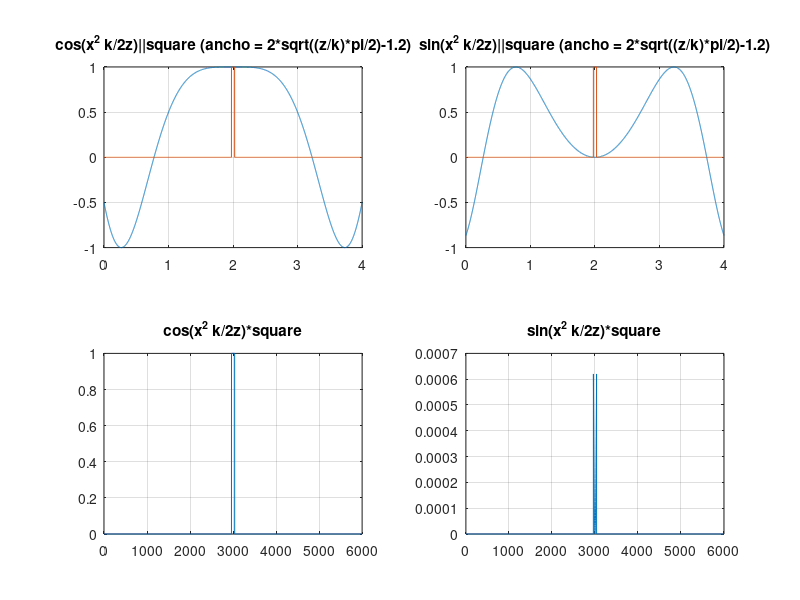
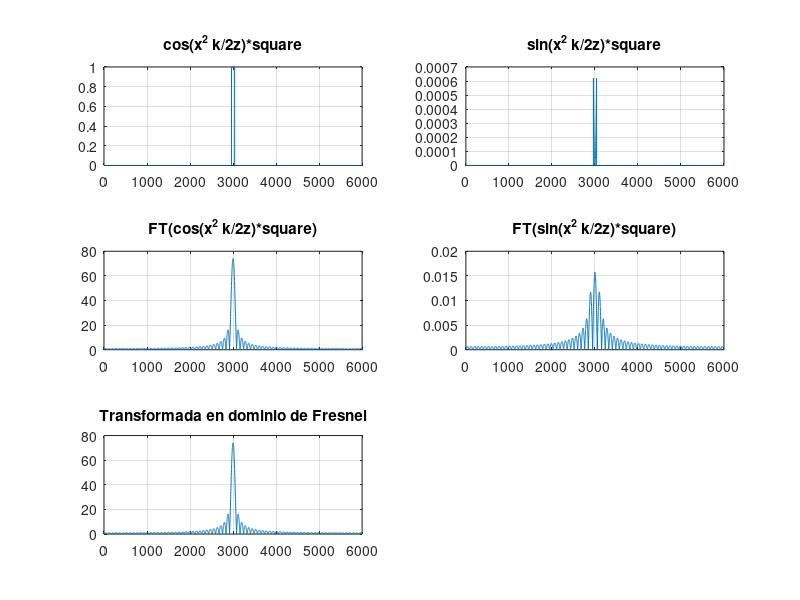
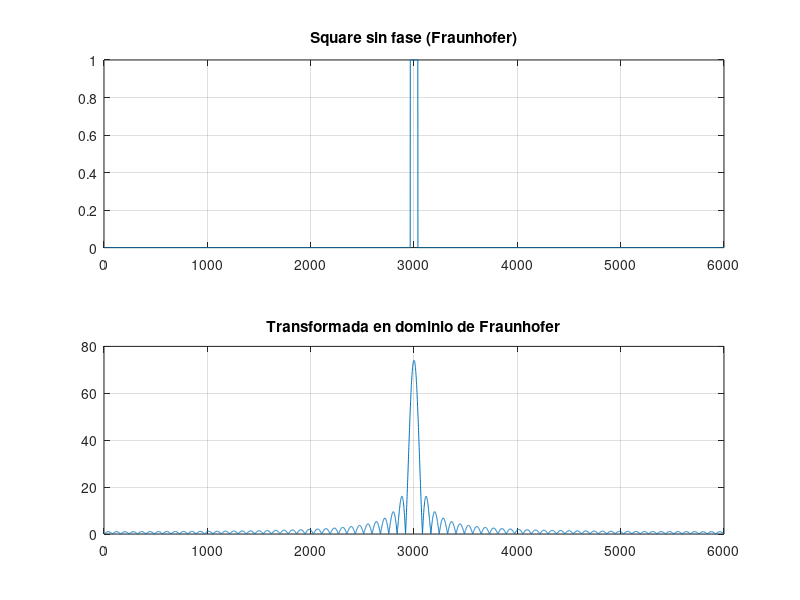
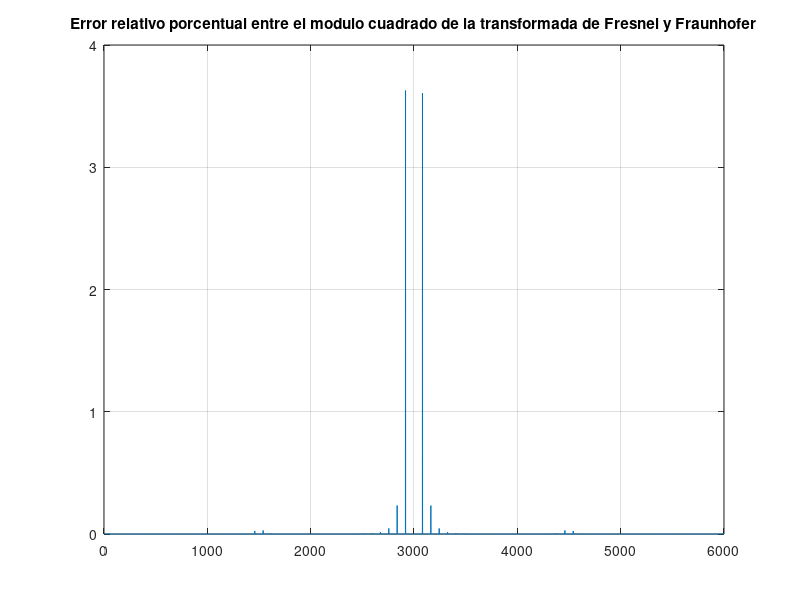

Write the MATLAB code that produced these figures, in order.
%% ESTUDIO DE EL CRITERIO DE DIFERENCIACION DE DOMINIOS DE FRESNEL Y FRAUNHOFER

%%PARA FRAUNHOFER NO SE ELIMINARA LA FASE PARABOLICA EN EL PLANO DE LLEGADA
%%PARA MANTENER UN GRADO DE EXACTITUD EN EL RESULTADO, ASI QUE SOLO SE
%%ANALIZARA LA FASE PARABOLICA DE LLEGADA LA CUAL ESTA RELACIONADA CON LA
%%LAS DIMENSIONES DE LA APERTURA DE LA TRANSMITANCIA. SE VERA CON RESPECTO
%%A UN CAMPO DE ENTRADA CIRCULAR. Se analizara el error cometido al
%%considerar como limite de dominios el primer cero de el perfil parabólico

lambda = 600E-9; %en metros
num_of_points = 6E3;
longitud = 4;
z = 10000000; % en metros
k = (2*pi)/lambda;
first_zero = sqrt((z/k)*pi/2)-1.2;
dx = longitud/num_of_points;

longitud = 4;
diametro = longitud/2;
centro = longitud/2;

x = linspace(0,longitud,num_of_points);


square = (abs(x-centro) <= first_zero);
Re = cos((2*pi/(z*lambda)) * (x-centro).^2  );
Im = sin((2*pi/(z*lambda)) * (x-centro).^2  );


figure;
subplot(2,2,1);
plot(x,Re,x,square);
grid on;
title("cos(x^2 k/2z)||square (ancho = 2*sqrt((z/k)*pi/2)-1.2)")


subplot(2,2,2);
plot(x,Im,x,square);
grid on;
title("sin(x^2 k/2z)||square (ancho = 2*sqrt((z/k)*pi/2)-1.2)")


mult1 = square.* Re;
mult2 = square.* Im;

subplot(2,2,3);
plot(mult1);
grid on;
title("cos(x^2 k/2z)*square")


subplot(2,2,4);
plot(mult2);
grid on;
title("sin(x^2 k/2z)*square")

dx_out = (lambda*z)/(num_of_points*dx);

x_out = linspace(0,dx_out*num_of_points,num_of_points);

F_FTre = (mult1)*[exp(-1i*(k/z)*(x'*x_out))]; 
F_FTre = [F_FTre(num_of_points/2+1:num_of_points) F_FTre(1:num_of_points/2)];

F_FTim = 1i*(mult2)*[exp(-1i*(k/z)*(x'*x_out))]; 
F_FTim = [F_FTim(num_of_points/2+1:num_of_points) F_FTim(1:num_of_points/2)];


figure;
subplot(3,2,1);
plot(mult1);
grid on
title("cos(x^2 k/2z)*square")

subplot(3,2,3);
plot(abs(F_FTre));
grid on;
title("FT(cos(x^2 k/2z)*square)")


subplot(3,2,2);
plot(mult2);
grid on;
title("sin(x^2 k/2z)*square")

subplot(3,2,4);
plot(abs(F_FTim));
grid on;
title("FT(sin(x^2 k/2z)*square)")


subplot(3,2,5);
plot(abs(F_FTre + F_FTim));
grid on;
title("Transformada en dominio de Fresnel")


%Ahora para el caso de Fraunhofer


F_FT_fraun = (square)*[exp(-1i*(k/z)*(x'*x_out))];
F_FT_fraun = [F_FT_fraun(num_of_points/2+1:num_of_points) F_FT_fraun(1:num_of_points/2)];




figure;

subplot(2,1,1);
plot(square);
grid on;
title("Square sin fase (Fraunhofer)")

subplot(2,1,2);
plot(abs(F_FT_fraun));
grid on;
title("Transformada en dominio de Fraunhofer")

%Comparacion entre ambos espectros 

err = abs(abs(F_FTre+F_FTim).^2-abs(F_FT_fraun).^2)*100./abs(F_FTre+F_FTim).^2;

figure;
plot(err);
grid on;
title("Error relativo porcentual entre el modulo cuadrado de la transformada de Fresnel y Fraunhofer")
